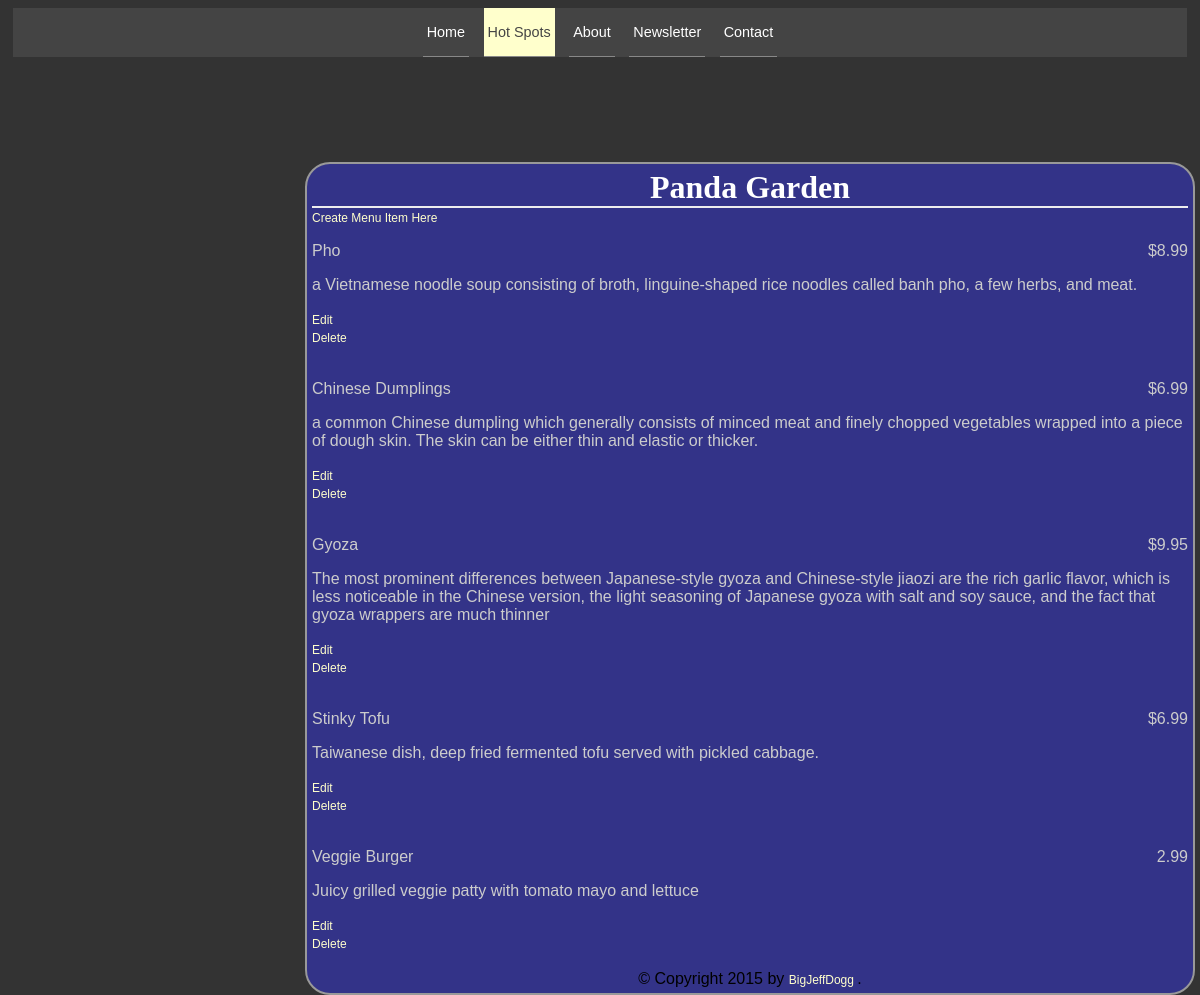
/restaurant/4/, run on the app's committed database.
### lesson3/database_setup.py (models this page shows, shortened)
class Restaurant(Base):
	__tablename__ = 'restaurant' # names table
	name = Column(String(80), nullable=False)
	id = Column(Integer, primary_key=True)

class MenuItem(Base):
	__tablename__ = 'menu_item'
	name = Column(String(80), nullable=False)
	id = Column(Integer, primary_key=True)
	course = Column(String(250))
	description = Column(String(250))
	price = Column(String(8))
	restaurant_id = Column(Integer, ForeignKey('restaurant.id'))
	restaurant = relationship(Restaurant)

### lesson3/flaskr.py (the view)
@app.route('/restaurant/<int:restaurant_id>/')
def restaurantMenuItems(restaurant_id):
	restaurant = session.query(Restaurant).filter_by(id = restaurant_id).one()
  	items = session.query(MenuItem).filter_by(restaurant_id = restaurant.id)
  	return render_template('menu.html', restaurant=restaurant, items=items)

### lesson3/templates/menu.html (shortened to what this page needs)
{% extends 'base.html' %}
{% block content %}
		<div class='pane'>
			<div class='header'>
			<h1>{{ restaurant.name }}</h1>
			</div>
		<a href="{{ url_for('newMenuItem', restaurant_id=restaurant.id) }}">Create Menu Item Here</a>
		{% for i in items %}
	<div class='nameAndPrice'>
		<span class='name'><p>{{ i.name }}</p></span>
		<span class='price'><p>{{ i.price }}</p></span>
	</div>
	<div class='description'>
		<p>{{ i.description }}</p>
	</div>
	<div class='editdeletepane'>
		<a href="{{ url_for('editMenuItem', restaurant_id=restaurant.id, menu_id=i.id) }}">Edit</a>
		<br>
		<a href="{{ url_for('deleteMenuItem', restaurant_id=restaurant.id, menu_id=i.id) }}">Delete</a>
		<br><br>
	</div>
		{% endfor %}
{% endblock content %}

### lesson3/static/styles.css (style rules this page uses)
body { font-family: sans-serif; background-image: url('img3.jpg'); background-color: #333333 }
h1, h2, h3, h4 { color: #ffffff; }
h1, h2 { font-family: 'Georgia', serif; margin:0; }
h1 { border-bottom: 2px solid #eee; }
p, dd, dt { color: #cccccc; }
a { text-decoration: none; color: #ffffcc; font-size: .75em; }
.pane { position: absolute; left: 25%; border: 2px solid; border-radius: 25px; padding: 5px; margin: 5px; border-color: #999999; background-color: #333388 }
.header { left: 50%; text-align: center; }
.name { width: 50%; display: inline-block; float: left; }
.price { text-align: right; width: 50%; float: right; }

### data on the page
Restaurant: name "Panda Garden"
MenuItem: name "Pho", price "$8.99", description "a Vietnamese noodle soup consisting of broth, linguine-shaped rice noodles called banh pho, a few herbs, and meat."
MenuItem: name "Chinese Dumplings", price "$6.99", description "a common Chinese dumpling which generally consists of minced meat and finely chopped vegetables wrapped into a piece of dough skin. The skin can be either thin and elastic or thicker."
MenuItem: name "Gyoza", price "$9.95", description "The most prominent differences between Japanese-style gyoza and Chinese-style jiaozi are the rich garlic flavor, which is less noticeable in the Chinese version, the light seasoning of Japanese gyoza with salt and soy sauce, and the fact that gyoza wrappers are much thinner"
MenuItem: name "Stinky Tofu", price "$6.99", description "Taiwanese dish, deep fried fermented tofu served with pickled cabbage."
MenuItem: name "Veggie Burger", price "2.99", description "Juicy grilled veggie patty with tomato mayo and lettuce"
